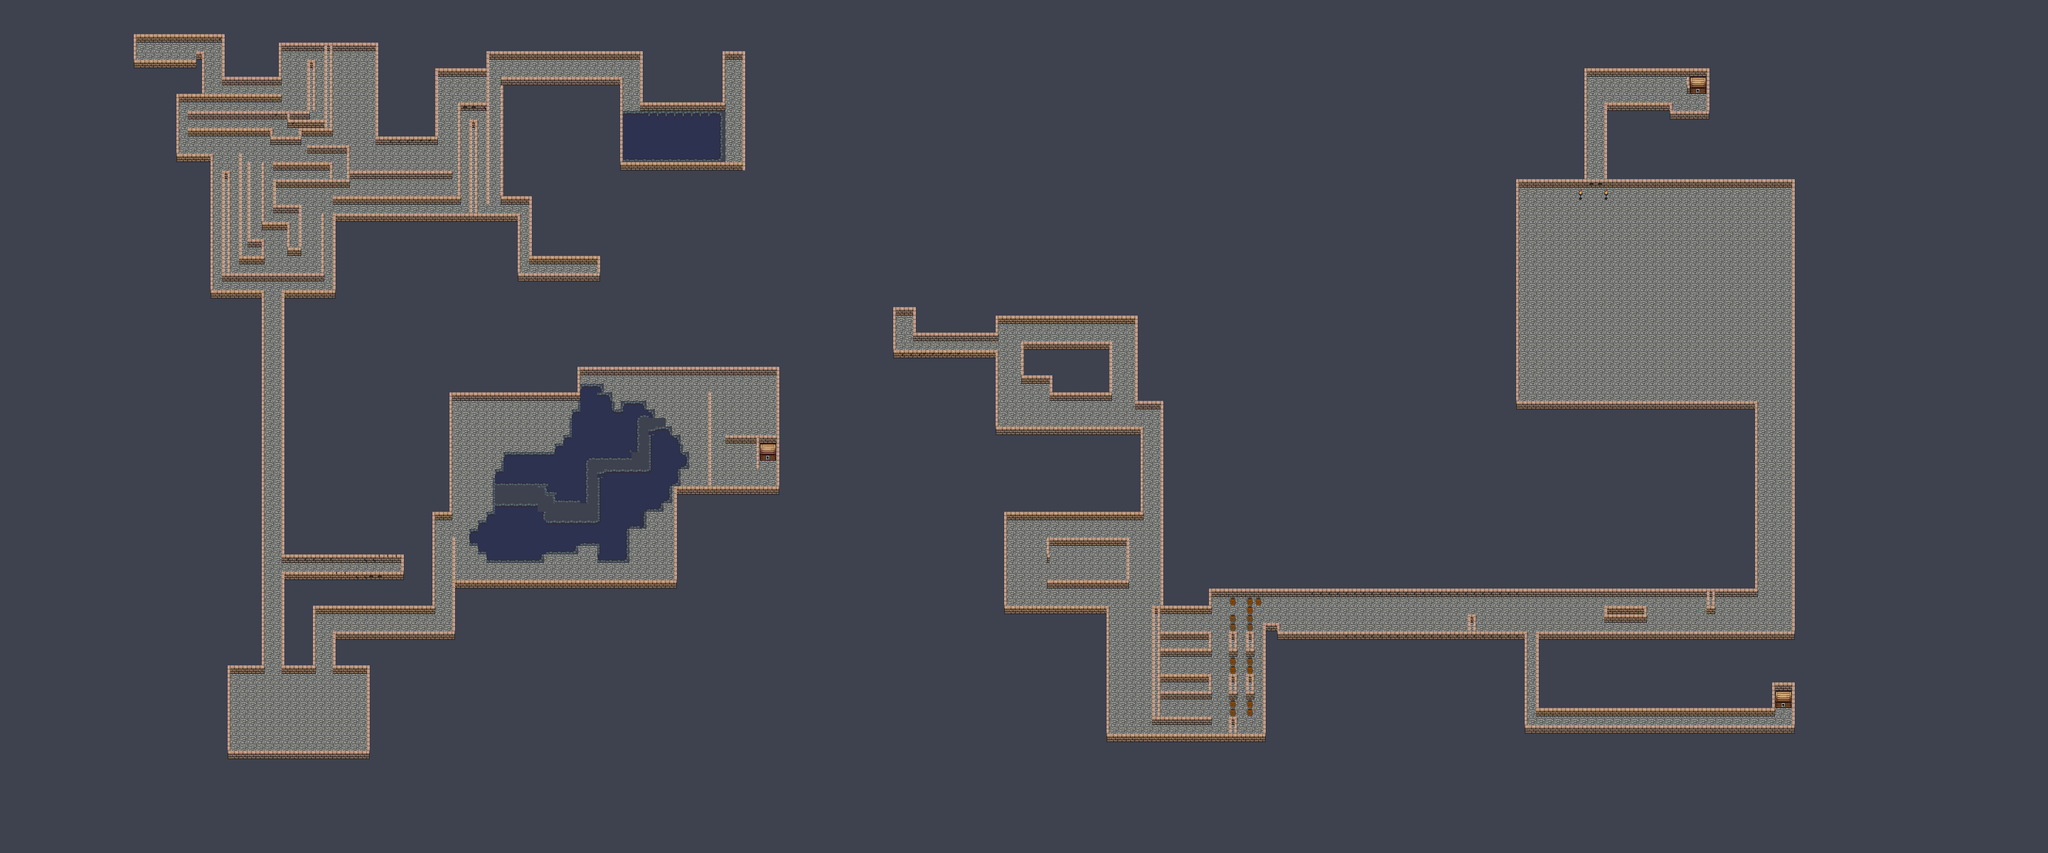

This is a level from a 2D game, rendered from its Tiled map with the project's own tilesets. A one-line summary and the map file follow, with tile-layer data summarised:
An orthogonal 240x100 tile map with 16x16 px tiles, 2 tile layers (background, graphics), 5 tilesets and 255 objects (5x lookingLeft, 3x lookingRight).

<map version="1.0" tiledversion="1.1.2" orientation="orthogonal" renderorder="right-down" width="240" height="100" tilewidth="16" tileheight="16" infinite="0" nextobjectid="352">
 <tileset firstgid="1" source="wall_set.tsx" />
 <tileset firstgid="17" source="dungeon_tiles.tsx" />
 <tileset firstgid="569" source="chest.tsx" />
 <tileset firstgid="577" source="barrel.tsx" />
 <tileset firstgid="578" source="openDoor.tsx" />
 <layer name="background" width="240" height="100">
  <data>[24000 cells, 24000 non-empty, 3 distinct tile ids]</data>
 </layer>
 <layer name="graphics" width="240" height="100">
  <data>[24000 cells, 3592 non-empty, 46 distinct tile ids]</data>
 </layer>
 <objectgroup name="walls">
  <object id="12" x="587" y="1136" width="5" height="112" />
  <object id="13" x="624" y="1184" width="5" height="64" />
  <object id="15" x="592" y="1136" width="224" height="16" />
  <object id="16" x="624" y="1184" width="224" height="16" />
  <object id="18" x="432" y="1408" width="256" height="16" />
  <object id="19" x="528" y="1248" width="64" height="16" />
  <object id="20" x="432" y="1248" width="64" height="16" />
  <object id="21" x="624" y="1248" width="64" height="16" />
  <object id="22" x="688" y="1248" width="5" height="176" />
  <object id="23" x="427" y="1248" width="5" height="176" />
  <object id="24" x="848" y="1008" width="5" height="192" />
  <object id="25" x="811" y="960" width="5" height="176" />
  <object id="28" x="816" y="960" width="32" height="16" />
  <object id="29" x="843" y="736" width="5" height="224" />
  <object id="30" x="848" y="736" width="240" height="16" />
  <object id="31" x="1083" y="688" width="5" height="48" />
  <object id="32" x="1088" y="688" width="240" height="16" />
  <object id="34" x="1328" y="736" width="5" height="192" />
  <object id="35" x="1264" y="912" width="64" height="16" />
  <object id="36" x="1264" y="928" width="5" height="176" />
  <object id="39" x="848" y="1088" width="416" height="16" />
  <object id="91" x="528" y="1040" width="224" height="16" />
  <object id="92" x="528" y="1072" width="224" height="16" />
  <object id="93" x="752" y="1040" width="5" height="48" />
  <object id="94" x="491" y="560" width="5" height="688" />
  <object id="95" x="528" y="560" width="5" height="480" />
  <object id="97" x="400" y="544" width="96" height="16" />
  <object id="98" x="528" y="544" width="96" height="16" />
  <object id="100" x="395" y="304" width="5" height="256" />
  <object id="101" x="336" y="288" width="64" height="16" />
  <object id="102" x="416" y="320" width="16" height="208" />
  <object id="103" x="432" y="512" width="176" height="16" />
  <object id="105" x="624" y="416" width="5" height="144" />
  <object id="106" x="448" y="480" width="48" height="16" />
  <object id="107" x="464" y="448" width="32" height="16" />
  <object id="108" x="491" y="464" width="5" height="16" />
  <object id="110" x="448" y="304" width="21" height="144" />
  <object id="112" x="448" y="448" width="16" height="32" />
  <object id="113" x="448" y="288" width="5" height="16" />
  <object id="115" x="331" y="176" width="5" height="128" />
  <object id="116" x="528" y="1088" width="5" height="160" />
  <object id="117" x="336" y="176" width="192" height="16" />
  <object id="118" x="352" y="208" width="224" height="16" />
  <object id="119" x="352" y="240" width="160" height="16" />
  <object id="120" x="507" y="256" width="58" height="16" />
  <object id="121" x="560" y="240" width="64" height="16" />
  <object id="123" x="539" y="224" width="69" height="16" />
  <object id="124" x="256" y="64" width="160" height="16" />
  <object id="125" x="256" y="112" width="112" height="16" />
  <object id="126" x="368" y="96" width="16" height="16" />
  <object id="127" x="251" y="64" width="5" height="64" />
  <object id="129" x="379" y="112" width="5" height="64" />
  <object id="131" x="416" y="64" width="5" height="80" />
  <object id="132" x="416" y="144" width="112" height="16" />
  <object id="133" x="523" y="80" width="5" height="64" />
  <object id="134" x="528" y="80" width="176" height="16" />
  <object id="135" x="576" y="112" width="16" height="16" />
  <object id="136" x="576" y="128" width="16" height="80" />
  <object id="137" x="576" y="208" width="5" height="16" />
  <object id="138" x="608" y="96" width="16" height="144" />
  <object id="139" x="704" y="80" width="5" height="176" />
  <object id="140" x="704" y="256" width="112" height="16" />
  <object id="142" x="816" y="144" width="5" height="128" />
  <object id="143" x="816" y="128" width="96" height="16" />
  <object id="144" x="576" y="272" width="80" height="16" />
  <object id="145" x="651" y="288" width="5" height="48" />
  <object id="146" x="512" y="304" width="112" height="16" />
  <object id="148" x="619" y="320" width="5" height="16" />
  <object id="149" x="512" y="336" width="144" height="16" />
  <object id="150" x="656" y="320" width="192" height="16" />
  <object id="151" x="512" y="384" width="48" height="16" />
  <object id="155" x="491" y="304" width="5" height="128" />
  <object id="156" x="496" y="416" width="48" height="16" />
  <object id="157" x="539" y="432" width="5" height="48" />
  <object id="158" x="544" y="464" width="16" height="16" />
  <object id="159" x="560" y="384" width="5" height="96" />
  <object id="160" x="603" y="400" width="5" height="112" />
  <object id="161" x="624" y="368" width="240" height="16" />
  <object id="163" x="624" y="400" width="352" height="16" />
  <object id="164" x="944" y="368" width="48" height="16" />
  <object id="165" x="992" y="368" width="5" height="112" />
  <object id="166" x="971" y="416" width="5" height="112" />
  <object id="168" x="976" y="512" width="144" height="16" />
  <object id="169" x="992" y="480" width="128" height="16" />
  <object id="170" x="1120" y="480" width="5" height="48" />
  <object id="171" x="880" y="224" width="16" height="176" />
  <object id="172" x="859" y="192" width="5" height="176" />
  <object id="174" x="864" y="192" width="48" height="16" />
  <object id="175" x="912" y="112" width="5" height="272" />
  <object id="176" x="912" y="96" width="240" height="16" />
  <object id="177" x="944" y="144" width="208" height="16" />
  <object id="178" x="939" y="144" width="5" height="240" />
  <object id="179" x="1328" y="688" width="128" height="16" />
  <object id="180" x="1456" y="688" width="5" height="240" />
  <object id="181" x="1333" y="912" width="123" height="16" />
  <object id="182" x="1360" y="816" width="96" height="16" />
  <object id="184" x="1419" y="832" width="5" height="48" />
  <object id="185" x="1424" y="832" width="32" height="32" />
  <object id="188" x="1152" y="96" width="48" height="16" />
  <object id="189" x="1152" y="144" width="16" height="16" />
  <object id="190" x="1163" y="160" width="5" height="160" />
  <object id="192" x="1200" y="96" width="5" height="96" />
  <object id="193" x="1200" y="192" width="160" height="16" />
  <object id="194" x="1168" y="304" width="224" height="16" />
  <object id="195" x="1354" y="96" width="5" height="96" />
  <object id="196" x="1360" y="96" width="32" height="16" />
  <object id="197" x="1392" y="96" width="5" height="224" />
  <object id="199" x="1680" y="576" width="32" height="16" />
  </objectgroup>
 <objectgroup name="water">
  <!-- 68 objects omitted --></objectgroup>
 <objectgroup name="chest">
  <!-- 23 objects omitted --></objectgroup>
 <objectgroup name="portal">
  <!-- 20 objects omitted --></objectgroup>
 <objectgroup name="soldiers">
  <!-- 18 objects omitted --></objectgroup>
 <objectgroup name="barrels">
  <!-- 10 objects omitted --></objectgroup>
 <objectgroup name="boss">
  <!-- 2 objects omitted --></objectgroup>
 <objectgroup name="gate">
  <!-- 1 objects omitted --></objectgroup>
</map>
<!-- 147 of 255 objects omitted -->
